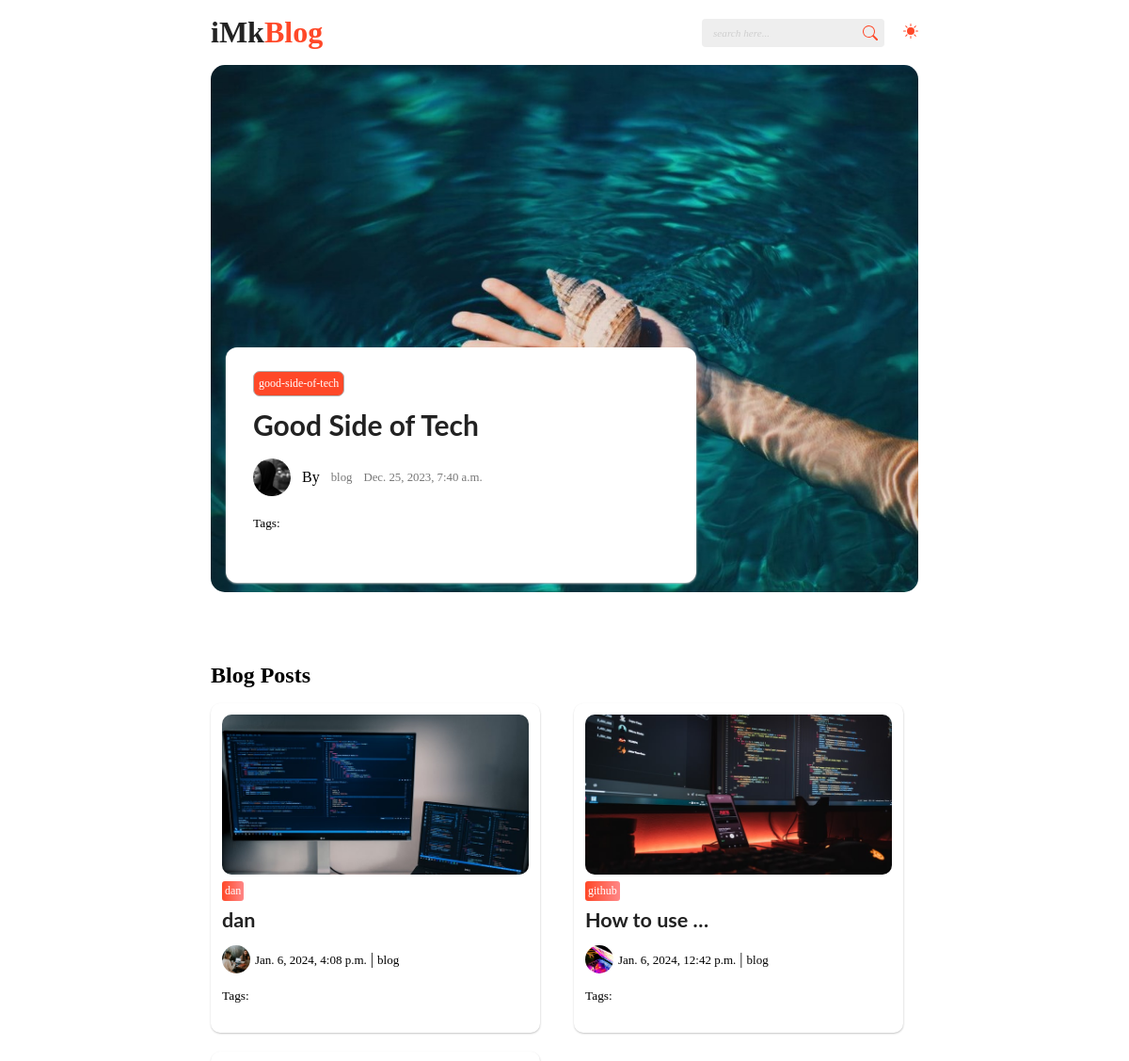
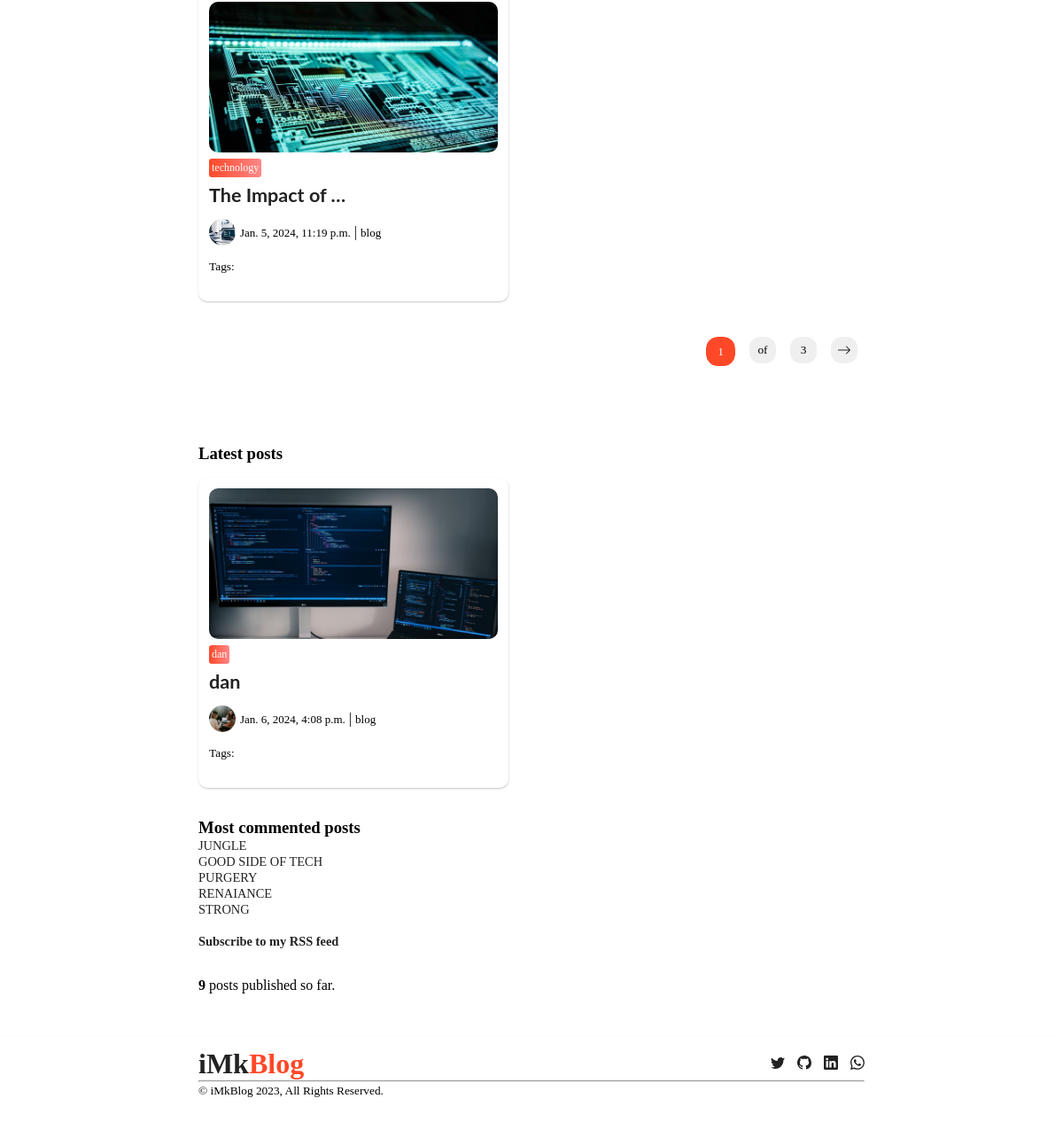
Before: / with the older database file (2 pictures, top to bottom).
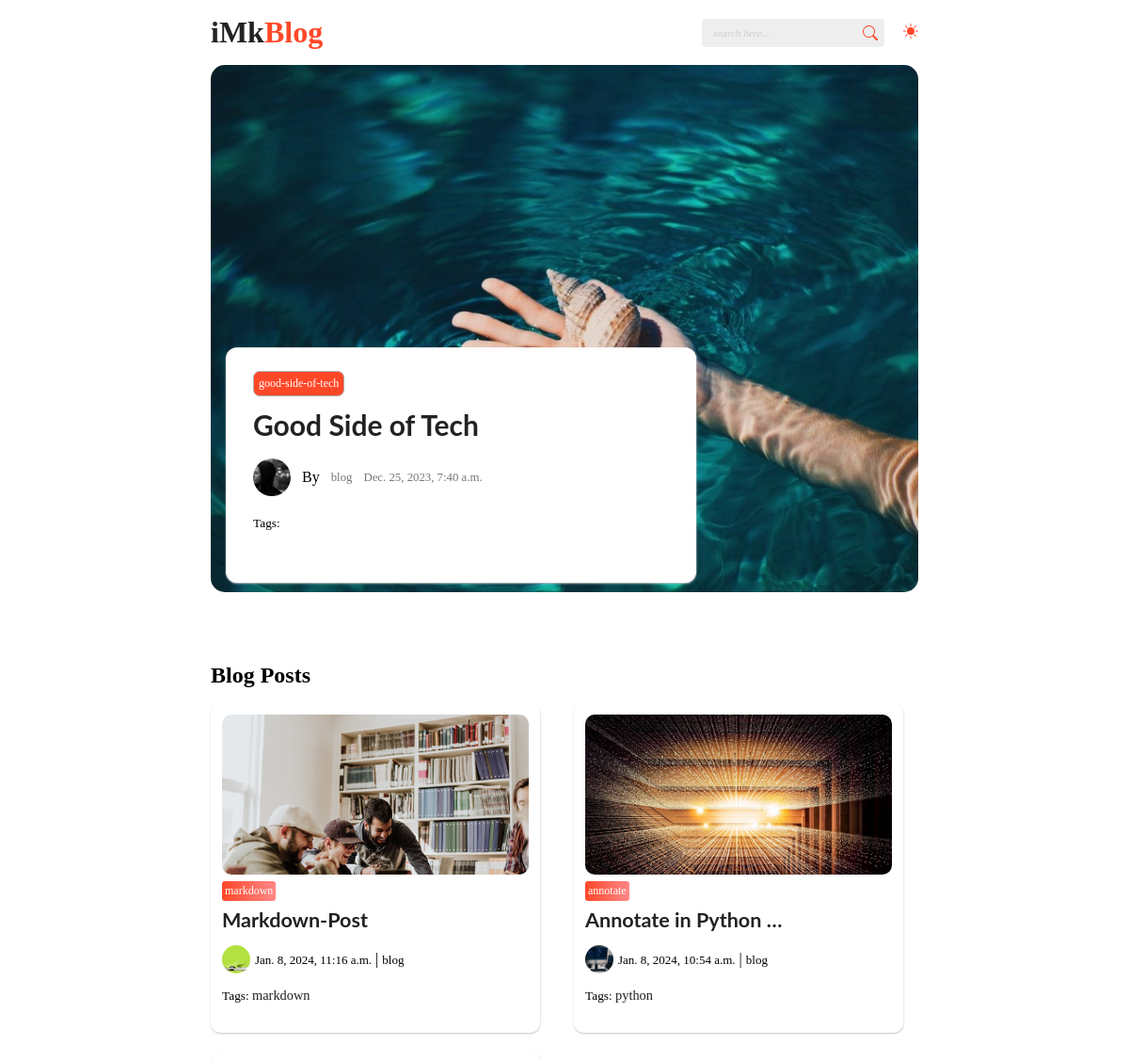
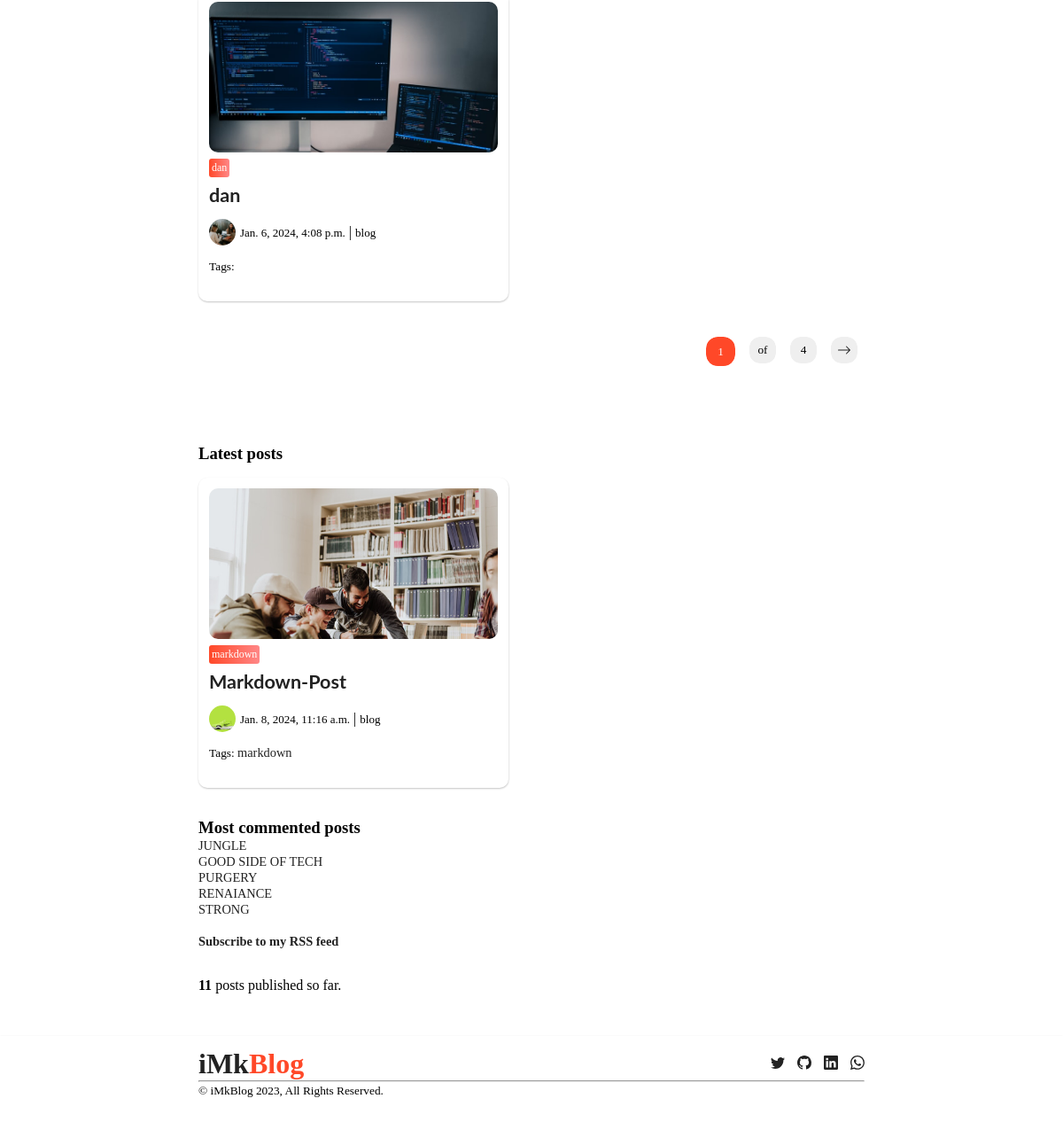
After: the same page with the newer database file (2 pictures, top to bottom).
### app/models.py (models this page shows, shortened)
class Post(models.Model):
    class Status(models.TextChoices):
        DRAFT = 'DF', 'Draft'
        PUBLISHED = 'PB', 'Published'
    title = models.CharField(max_length=255)
    slug = models.SlugField(max_length=250, unique_for_date='publish')
    author = models.ForeignKey(User, on_delete=models.CASCADE, related_name='blog_posts')
    tags = TaggableManager()
    authors_photo = models.ImageField(upload_to='media', height_field=None, width_field=None, max_length=None, blank=True)
    cover_photo = models.ImageField(upload_to='media', height_field=None, width_field=None, max_length=None, blank=True)
    post_photo_one = models.ImageField(upload_to='media', height_field=None, width_field=None, max_length=None, blank=True)
    post_photo_two = models.ImageField(upload_to='media', height_field=None, width_field=None, max_length=None, blank=True)
    post_photo_three = models.ImageField(upload_to='media', height_field=None, width_field=None, max_length=None, blank=True)
    body = models.TextField()
    blockquote = models.TextField(max_length=200, blank=True)
    publish = models.DateTimeField(default=timezone.now)
    created = models.DateField(auto_now_add=True)
    update = models.DateTimeField(auto_now=True)
    pinned_post = models.BooleanField(default=False)
    status = models.CharField(max_length=2, choices=Status.choices, default=Status.DRAFT)
    objects = models.Manager() #django manager
    published = PublishedManager() #custom manager
    class Meta:
        verbose_name_plural = 'Post'
        ordering = ['-publish']
        indexes = [
            models.Index(fields=['-publish'])
        ]
    def get_absolute_url(self):
        return reverse("app:post_detail", args=[self.publish.year,
                                                self.publish.month,
                                                self.publish.day,
                                                self.slug])

### app/views.py (the view)
# urls.py: path('', views.home, name='home'),
def home(request, tag_slug=None):
    post_list = Post.published.all()
    pinned_post = Post.objects.filter(pinned_post=True)
    tag = None
    if tag_slug:
        tag = get_object_or_404(Tag, slug=tag_slug)
        post_list = post_list.filter(tags__in=[tag])
    paginator = Paginator(post_list, 3)
    page_number = request.GET.get('page')
    try:
        posts = paginator.page(page_number)
    except PageNotAnInteger:
        posts = paginator.page(1)
    except EmptyPage:
        posts = paginator.page(paginator.num_pages)
    return render(request, 'app/index.html', {'posts': posts, 'latest_post':pinned_post, 'tag':tag})

### app/models.py (called while the page is built)
    def get_queryset(self):
        return super().get_queryset()\
            .filter(status=Post.Status.PUBLISHED)

### app/templatetags/blog_tags.py (called while the page is built)
@register.simple_tag
def total_posts():
    return Post.published.count()

@register.inclusion_tag('app/latest_posts.html')
def show_latest_posts(count=5):
    latest_posts = Post.published.order_by('-publish')[:count]
    return {'latest_posts':latest_posts}

@register.simple_tag
def get_most_commented_posts(count=5):
    return Post.published.annotate(
        total_comments=Count('comments')
    ).order_by('-total_comments')[:count]

### templates/app/index.html (shortened to what this page needs)
{% extends "app/base.html" %}
{% load blog_tags %}
{% load static %}
{% block content %}
<main class="container">
    <section class="banner">
      {% for latest in latest_post %}
      <div class="banner-image"
      style="background-image:url('{{latest.cover_photo.url}}')"
      >
      </div>
      <div class="jumbotron">
        <div class="badge">
          <button>{{latest.slug}}</button>
        </div>
        <div class="banner-title">
          <a href="{{latest.get_absolute_url }}">
            <h1>
              {{latest.title}}
            </h1>
          </a>
        </div>
        <div class="banner-author">
          <div class="author-image"
          style="background-image:url('{{latest.authors_photo.url}}')"
          ></div>
          <p>By</p>
          <div class="authors-name">
            <p>{{latest.author}}</p>
          </div>
          <div class="date-published">
            <p>{{latest.publish}}</p>
          </div>
        </div>
        <small>Tags: {{ post.tags.all|join:", " }}</small>
        {% endfor %}
      </div>
    </section>
    <section class="main-text">
      <h2>Blog Posts</h2>
      <div class="posts">
        {% for post in posts %}
        <div class="first-post">
          <div class="first-post-image"
          style="background-image:url('{{post.cover_photo.url}}')"
          ></div>
          <div class="badge">
            <button>{{post.slug}}</button>
          </div>
          <div class="first-post-title">
            <a href="{{ post.get_absolute_url }}">
              <h2>{{ post.title|truncatewords:3 }}</h2>
            </a>
          </div>
          <div class="first-post-author">
            <div class="first-post-author-image"
            style="background-image:url('{{post.authors_photo.url}}')"
            ></div>
            <div class="first-post-authors-name">
              <span> {{ post.publish }}</span> |
              <span> {{ post.author }}</span>
            </div>
          </div>
          <div class="tags">
            <small>Tags:
              {% for tag in post.tags.all %}
              <a href="{% url "app:post_list_by_tag" tag.slug %}">
                {{tag.name}}
              </a>
              {% endfor %}
            </small>
          </div>
        </div>
        {% endfor %}
      </div>
      <div class="paginator">
        {% include "app/paginator.html" with page=posts %}
      </div>
      <h3>Latest posts</h3>
      {% show_latest_posts 1 %}
      <br>
      <h3>Most commented posts</h3>
      {% get_most_commented_posts as most_commented_posts %}
      <ol>
        {% for post in most_commented_posts %}
        <li>
          <a href="{{ post.get_absolute_url }}">{{ post.title|upper }}</a>
        </li>
        {% endfor %}
      </ol>
      <br>
      <p>
        <a href="{% url "app:post_feed" %}">
        Subscribe to my RSS feed
        </a>
        </p>
      <br>
      <div> <b> {% total_posts %} </b> posts published so far.</div>
    </section>
  </main>
{% endblock content %}

### templates/app/latest_posts.html (shortened to what this page needs)
{% load blog_tags %}
{% load static %}
{% block content %}
<div class="posts">
    {% for post in latest_posts %}
    <div class="first-post">
      <div class="first-post-image"
      style="background-image:url('{{post.cover_photo.url}}')"
      ></div>
      <div class="badge">
        <button>{{post.slug}}</button>
      </div>
      <div class="first-post-title">
        <a href="{{ post.get_absolute_url }}">
          <h2>{{ post.title|truncatewords:3 }}</h2>
        </a>
      </div>
      <div class="first-post-author">
        <div class="first-post-author-image"
        style="background-image:url('{{post.authors_photo.url}}')"
        ></div>
        <div class="first-post-authors-name">
          <span> {{ post.publish }}</span> |
          <span> {{ post.author }}</span>
        </div>
      </div>
      <div class="tags">
        <small>Tags:
          {% for tag in post.tags.all %}
          <a href="{% url "app:post_list_by_tag" tag.slug %}">
            {{tag.name}}
          </a>
          {% endfor %}
        </small>
      </div>
    </div>
    {% endfor %}
  </div>
{% endblock content %}

Changed rows visible on the page:
no longer on this page (row edited): Post: cover_photo (picture), slug "github", title "How to use …", authors_photo (picture), publish "Jan. 6, 2024, 12:42 p.m.", author "blog", shown under "Blog Posts"
no longer on this page (row unchanged): Post: cover_photo (picture), slug "technology", title "The Impact of …", authors_photo (picture), publish "Jan. 5, 2024, 11:19 p.m.", author "blog", shown under "Blog Posts"
no longer on one of the page's lists (row unchanged): Post: slug "dan", title "dan", publish "Jan. 6, 2024, 4:08 p.m.", author "blog"
added Post: cover_photo (picture), slug "markdown", title "Markdown-Post", authors_photo (picture), publish "Jan. 8, 2024, 11:16 a.m.", author "blog"
added Tag: name "markdown"
added Post: cover_photo (picture), slug "annotate", title "Annotate in Python …", authors_photo (picture), publish "Jan. 8, 2024, 10:54 a.m.", author "blog", shown under "Blog Posts"
added Tag: name "python", shown under "annotate"
Other visible differences:
{{ page.paginator.num_pages }}: "3" → "4"
text no longer shown: "9"
text now shown: "11"
